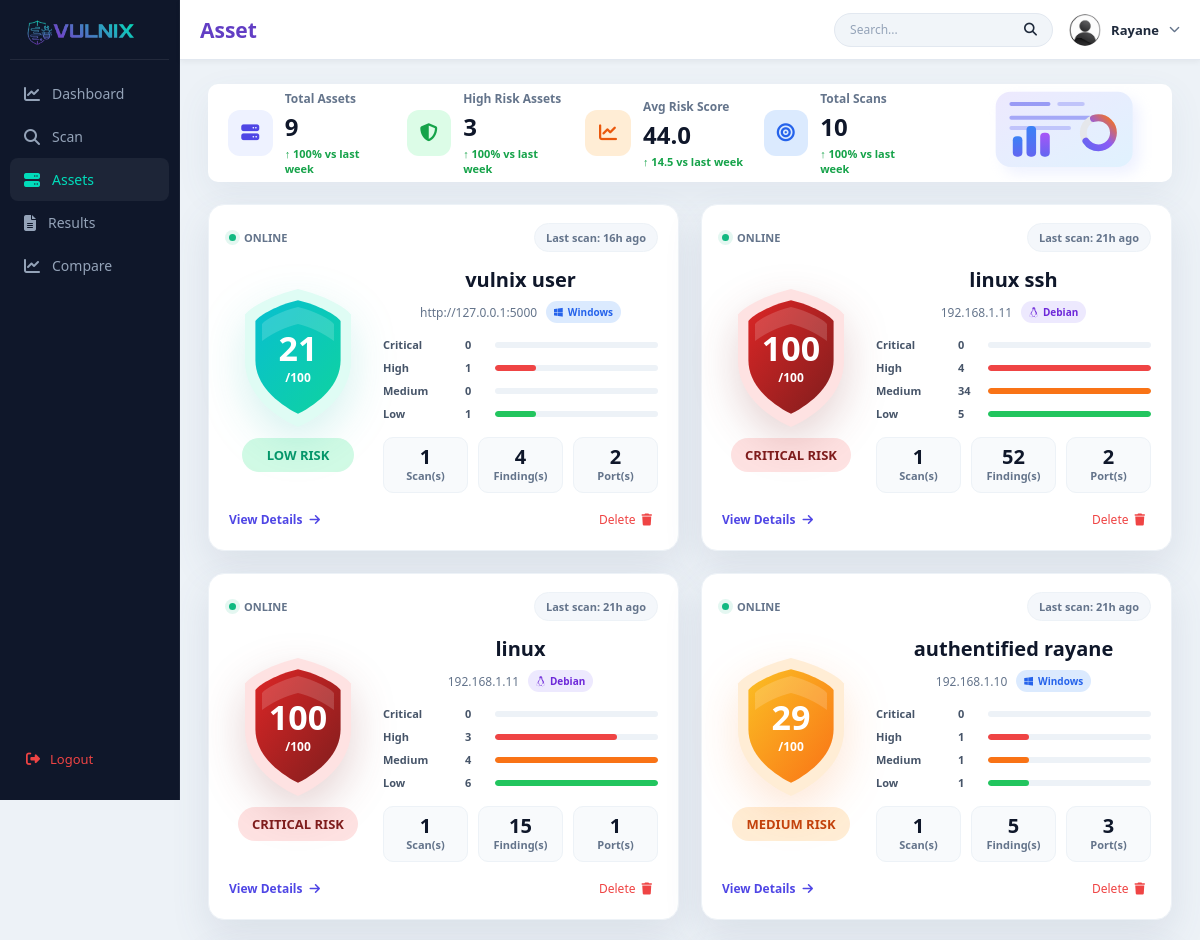
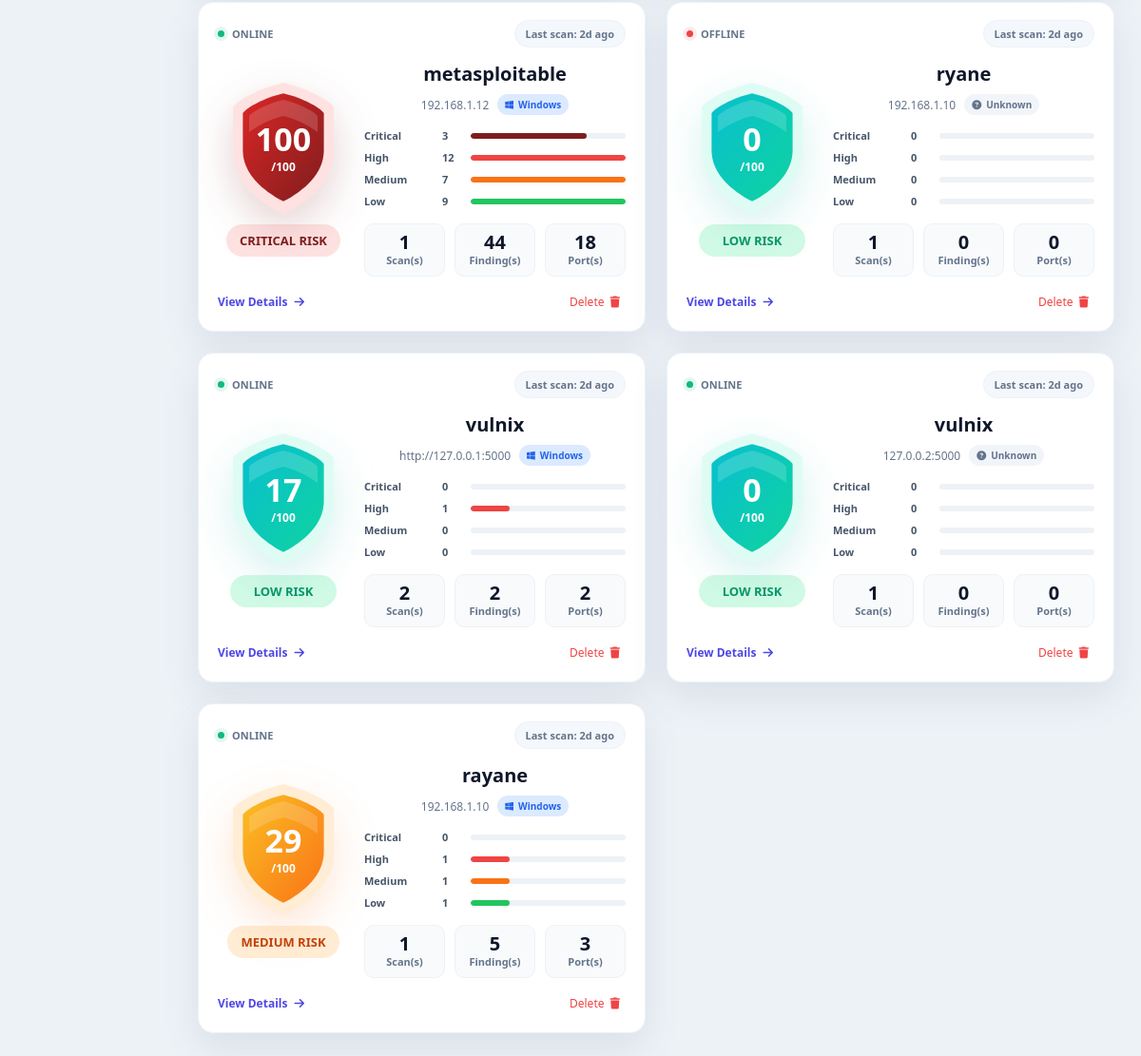
The app's page /asset (signed in) with its own data (2 pictures, top to bottom).
### tables this page shows
CREATE TABLE scans (
        id INTEGER PRIMARY KEY AUTOINCREMENT,
        user_email TEXT NOT NULL,
        target TEXT NOT NULL,
        scan_type TEXT NOT NULL,
        scan_mode TEXT,
        status TEXT NOT NULL DEFAULT 'scanning',
        result_json TEXT,
        error_message TEXT,
        created_at TEXT NOT NULL,
        completed_at TEXT
    , machine_name TEXT);

### main.py (the view)
@app.route("/asset")
def asset_page():
    if "user" not in session:
        return redirect(url_for("home"))
    ensure_scans_table()
    user_email = session["user"]["email"]
    scans = fetch_user_scans(user_email)
    assets = fetch_user_assets(user_email)
    asset_stats = build_asset_page_stats(assets)
    return render_template(
        "asset.html",
        user=session["user"],
        active="asset",
        assets=assets,
        asset_stats=asset_stats,
        scans=scans,
    )

### main.py (called while the page is built)
def get_db_connection():
    conn = sqlite3.connect(DB_PATH)
    conn.row_factory = sqlite3.Row
    return conn

def ensure_scans_table():
    conn = get_db_connection()
    cursor = conn.cursor()
    cursor.execute(
        """
        CREATE TABLE IF NOT EXISTS scans (
            id INTEGER PRIMARY KEY AUTOINCREMENT,
            user_email TEXT NOT NULL,
            machine_name TEXT,
            target TEXT NOT NULL,
            scan_type TEXT NOT NULL,
            scan_mode TEXT,
            status TEXT NOT NULL DEFAULT 'scanning',
            result_json TEXT,
            error_message TEXT,
            created_at TEXT NOT NULL,
            completed_at TEXT
        )
        """
    )
    columns = {
        row[1]
        for row in cursor.execute("PRAGMA table_info(scans)").fetchall()
    }
    if "machine_name" not in columns:
        cursor.execute("ALTER TABLE scans ADD COLUMN machine_name TEXT")
    conn.commit()
    conn.close()

def fetch_user_scans(user_email):
    conn = get_db_connection()
    rows = conn.execute(
        """
        SELECT id, machine_name, target, scan_type, scan_mode, status, created_at, completed_at
        FROM scans
        WHERE user_email = ?
        ORDER BY created_at DESC, id DESC
        """,
        (user_email,),
    ).fetchall()
    conn.close()
    scans = [dict(row) for row in rows]
    for display_no, scan in enumerate(scans, start=1):
        scan["display_no"] = display_no
        scan["asset_label"] = scan.get("machine_name") or scan.get("target")
    return scans

def fetch_scan(scan_id, user_email):
    conn = get_db_connection()
    row = conn.execute(
        "SELECT * FROM scans WHERE id = ? AND user_email = ?",
        (scan_id, user_email),
    ).fetchone()
    conn.close()
    if not row:
        return None
    scan = dict(row)
    display_no = 1
    for index, listed_scan in enumerate(fetch_user_scans(user_email), start=1):
        if listed_scan["id"] == scan["id"]:
            display_no = index
            break
    scan["display_no"] = display_no
    scan["asset_label"] = scan.get("machine_name") or scan.get("target")
    return scan

def load_scan_result(scan):
    if not scan or not scan.get("result_json"):
        return None, None
    try:
        return json.loads(scan["result_json"]), None
    except (TypeError, json.JSONDecodeError) as exc:
        return None, f"Saved scan result could not be read: {exc}"

### templates/asset.html (shortened to what this page needs)
{% extends "base.html" %}
{% block extra_css %}
<link rel="stylesheet" href="{{ url_for('static', filename='css/asset.css') }}">
{% endblock %}
{% block content %}
<div class="assets-page">
    <section class="stats-row">
        <div class="stat-card">
            <div class="stat-icon purple">
                <i class="fas fa-server"></i>
            </div>
            <div>
                <p>Total Assets</p>
                <h2>{{ asset_stats.total_assets }}</h2>
                <span class="stat-change">&uarr; 100% vs last week</span>
            </div>
        </div>
        <div class="stat-card">
            <div class="stat-icon green">
                <i class="fas fa-shield-alt"></i>
            </div>
            <div>
                <p>High Risk Assets</p>
                <h2>{{ asset_stats.high_risk_assets }}</h2>
                <span class="stat-change">&uarr; 100% vs last week</span>
            </div>
        </div>
        <div class="stat-card">
            <div class="stat-icon orange">
                <i class="fas fa-chart-line"></i>
            </div>
            <div>
                <p>Avg Risk Score</p>
                <h2>{{ asset_stats.average_risk_score }}</h2>
                <span class="stat-change">&uarr; 14.5 vs last week</span>
            </div>
        </div>
        <div class="stat-card">
            <div class="stat-icon blue">
                <i class="fas fa-bullseye"></i>
            </div>
            <div>
                <p>Total Scans</p>
                <h2>{{ asset_stats.total_scans }}</h2>
                <span class="stat-change">&uarr; 100% vs last week</span>
            </div>
        </div>
        <div class="stat-visual">
        </div>
    </section>
    <section class="asset-grid" id="assetGrid">
        {% if assets %}
            {% for asset in assets %}
                <article class="asset-card">
                    <div class="asset-card-head">
                        <span class="asset-status {{ 'online' if asset.is_online else 'offline' }}">
                            <i></i>
                            {{ "ONLINE" if asset.is_online else "OFFLINE" }}
                        </span>
                        <span class="last-scan">Last scan: {{ asset.last_scan_human }}</span>
                    </div>
                    <div class="asset-card-body">
                        <div class="score-block">
                            <div class="score-wrapper {{ asset.risk_class }}">
                                <svg class="score-shield-svg" viewBox="0 0 130 150" aria-hidden="true">
                                    <defs>
                                        <linearGradient id="assetShieldGrad{{ loop.index }}" x1="0" y1="0" x2="1" y2="1">
                                            <stop offset="0%" stop-color="var(--shield-start)"/>
                                            <stop offset="100%" stop-color="var(--shield-end)"/>
                                        </linearGradient>
                                    </defs>
                                    <path class="shield-aura" d="M65 2 C90 8 114 20 121 29 V78 C121 111 94 135 65 148 C36 135 9 111 9 78 V29 C16 20 40 8 65 2Z"/>
                                    <path class="shield-body" fill="url(#assetShieldGrad{{ loop.index }})" d="M65 14 C86 19 105 29 110 36 V77 C110 103 88 122 65 134 C42 122 20 103 20 77 V36 C25 29 44 19 65 14Z"/>
                                    <path class="shield-shine" d="M65 21 C84 26 98 33 103 39 V57 C91 48 78 42 65 39 C52 42 39 48 27 57 V39 C32 33 46 26 65 21Z"/>
                                </svg>
                                <div class="score-value">
                                    <strong>{{ asset.risk_score }}</strong>
                                    <span>/100</span>
                                </div>
                            </div>
                            <span class="risk-pill {{ asset.risk_class }}">
                                {{ asset.risk_label }}
                            </span>
                        </div>
                        <div class="asset-main">
                            <h2>{{ asset.name }}</h2>
                            <div class="asset-sub">
                                <span>{{ asset.target }}</span>
                                <span class="os-badge {{ asset.os_class }}">
                                    <i class="{{ asset.os_icon }}"></i>
                                    {{ asset.os_label }}
                                </span>
                            </div>
                            <div class="severity-bars">
                                {% for row in asset.severity_rows %}
                                    <div class="severity-row">
                                        <span>{{ row.label }}</span>
                                        <b>{{ row.count }}</b>
                                        <i class="{{ row.slug }}" style="--w: {{ row.width }}%;"></i>
                                    </div>
                                {% endfor %}
                            </div>
                            <div class="asset-meta">
                                <span><b>{{ asset.scan_count }}</b> Scan(s)</span>
                                <span><b>{{ asset.findings }}</b> Finding(s)</span>
                                <span><b>{{ asset.open_ports }}</b> Port(s)</span>
                            </div>
                        </div>
                    </div>
                    <div class="asset-footer">
                        <a class="details-link" href="{{ url_for('result', scan_id=asset.latest_scan_id) }}">
                            View Details <i class="fas fa-arrow-right"></i>
                        </a>
<form method="POST"
      action="{{ url_for('delete_scan', scan_id=asset.latest_scan_id) }}" class="delete-form">
    <button class="delete-btn" type="submit">
        <span>Delete</span>
        <i class="fas fa-trash"></i>
    </button>
</form>
                    </div>
                </article>
            {% endfor %}
        {% endif %}
    </section>
</div>
{% endblock %}

### templates/base.html (shortened to what this page needs)
<!DOCTYPE html>
<html lang="en">
<head>
    <link rel="stylesheet" href="{{ url_for('static', filename='css/base.css') }}">
    {% block extra_css %}{% endblock %}
    <link href="https://cdnjs.cloudflare.com/ajax/libs/font-awesome/6.5.0/css/all.min.css" rel="stylesheet">
</head>
<body>
<div class="sidebar">
    <div class="sidebar-logo">
        <img src="{{ url_for('static', filename='images/logo.png') }}">
    </div>
    <a href="/dashboard" class="side-item {% if active=='dashboard' %}active{% endif %}">
        <i class="fas fa-chart-line"></i>
        <span>Dashboard</span>
    </a>
    <a href="/scan" class="side-item {% if active=='scan' %}active{% endif %}">
        <i class="fas fa-search"></i>
        <span>Scan</span>
    </a>
    <a href="/asset" class="side-item {% if active=='asset' %}active{% endif %}">
        <i class="fas fa-server"></i>
        <span>Assets</span>
    </a>
    <a href="/result" class="side-item {% if active=='result' %}active{% endif %}">
        <i class="fas fa-file-alt"></i>
        <span>Results</span>
    </a>
    <a href="/compare" class="side-item {% if active=='compare' %}active{% endif %}">
        <i class="fas fa-chart-line"></i>
        <span>Compare</span>
    </a>
    <a href="{{ url_for('logout') }}" class="sidebar-logout">
        <i class="fas fa-sign-out-alt"></i>
        <span>Logout</span>
    </a>
</div>
<div class="topbar">
    <div class="left">
        <div class="page-indicator">
            <span><b>{{ active|capitalize }}</b></span>
        </div>
    </div>
    <div class="right">
        <div class="search-box">
            <input type="text" placeholder="Search...">
            <i class="fas fa-search"></i>
        </div>
        <div class="profile-container">
            <div class="profile-trigger" onclick="toggleProfile()">
                <img src="{{ url_for('static', filename='images/user.png') }}" class="profile-img">
                <span class="profile-name-top" id="topName">
                    {{ user.name.title() }}
                </span>
                <i class="fas fa-chevron-down profile-arrow"></i>
            </div>
        </div>
    </div>
</div>
<div class="main-content">
    {% block content %}{% endblock %}
</div>
</body>
</html>

### static/css/base.css (style rules this page uses)
* { margin: 0; padding: 0; box-sizing: border-box; font-family: "Segoe UI", sans-serif; }
body { background: #edf2f7; font-size: 13px; color: #1e293b; overflow-x: hidden; }
h1, h2, h3 { font-weight: 600; }
p, span { font-weight: 400; }
:root { --bg-main: #0F172A; --bg-soft: #111827; --card: #ffffff; --border: #e2e8f0; --text-main: #1e293b; --text-muted: #64748b; --primary: #7f30cb; --accent: #01dcba; --danger: #ef4444; }
.topbar { position: fixed; top: 0; left: 180px; width: calc(100% - 180px); height: 60px; background: #ffffff; border-bottom: 1px solid #e2e8f0; display: flex; align-items: center; justify-content: space-between; padding: 0 20px; z-index: 100; box-shadow: 0 2px 6px rgba(0, 0, 0, 0.05); }
.topbar .left, .topbar .right { display: flex; align-items: center; gap: 16px; }
.page-indicator { display: flex; align-items: center; gap: 8px; font-size: 21px; font-weight: 600; color: #623ec4; }
.search-box { display: flex; align-items: center; background: #f1f5f9; border: 1px solid #e2e8f0; border-radius: 30px; height: 34px; padding: 0 15px; }
.search-box input { border: none; background: transparent; outline: none; color: #1e293b; font-size: 12px; }
.search-box input::placeholder { color: #94a3b8; }
.profile-container { position: relative; }
.profile-trigger { display: flex; align-items: center; gap: 10px; cursor: pointer; }
.profile-img { width: 32px; height: 32px; border-radius: 50%; }
.profile-name-top { font-size: 13px; font-weight: 600; color: #1e293b; }
.profile-arrow { font-size: 11px; color: #64748b; }
.sidebar { position: fixed; top: 0; height: 100vh; width: 180px; background: #0f172a; left: 0; align-items: flex-start; padding: 20px 10px; background: #0F172A; border-right: 1px solid rgba(255,255,255,0.05); display: flex; flex-direction: column; align-items: center; padding-top: 10px; }
.side-item { display: flex; align-items: center; gap: 12px; width: 100%; padding: 12px 14px; color: #94a3b8; text-decoration: none; border-radius: 8px; transition: 0.2s; }
.sidebar-logo { width: 100%; padding-top: 6px; padding-bottom:4px ; border-bottom: 1px solid rgba(255,255,255,0.08); margin-bottom: 12px; }
.sidebar-logo img { width: 150px; }
.side-item i { font-size: 16px; }
.side-item.active i { color: #01dcba; }
.side-item span { font-size: 14px; font-weight: 500; }
.side-item.active { background: rgba(255,255,255,0.06); color: #01dcba; }
.sidebar { display: flex; flex-direction: column; align-items: stretch; }
.sidebar-logout { display: flex; align-items: center; gap: 10px; padding: 12px 16px; margin-top: auto; color: #ef4444; text-decoration: none; font-weight: 500; border-radius: 10px; transition: 0.2s; }
.sidebar-logout i { font-size: 14px; }
.main-content { margin-left: 180px; margin-top: 60px; padding: 24px 28px; }

### records on screen
scans: name "Rayane", is_online "ONLINE", last_scan_human "2d ago", risk_score "29", risk_label "MEDIUM RISK", name "rayane", target "192.168.1.10", os_label "Windows", label "Critical" "High" "Medium" "Low", count "0" "1" "1" "1", {{ row.width }} 25 (drawn), scan_count "1", findings "5", open_ports "3"
scans: is_online "ONLINE", last_scan_human "16h ago", risk_score "21", risk_label "LOW RISK", name "vulnix user", target "http://127.0.0.1:5000", os_label "Windows", label "Critical" "High" "Medium" "Low", count "0" "1" "0" "1", {{ row.width }} 25 (drawn), scan_count "1", findings "4", open_ports "2"
scans: is_online "ONLINE", last_scan_human "21h ago", risk_score "100", risk_label "CRITICAL RISK", name "linux ssh", target "192.168.1.11", os_label "Debian", label "Critical" "High" "Medium" "Low", count "0" "4" "34" "5", scan_count "1", findings "52", open_ports "2"
scans: is_online "ONLINE", last_scan_human "21h ago", risk_score "100", risk_label "CRITICAL RISK", name "linux", target "192.168.1.11", os_label "Debian", label "Critical" "High" "Medium" "Low", count "0" "3" "4" "6", {{ row.width }} 75 (drawn), scan_count "1", findings "15", open_ports "1"
scans: is_online "ONLINE", last_scan_human "21h ago", risk_score "29", risk_label "MEDIUM RISK", name "authentified rayane", target "192.168.1.10", os_label "Windows", label "Critical" "High" "Medium" "Low", count "0" "1" "1" "1", {{ row.width }} 25 (drawn), scan_count "1", findings "5", open_ports "3"
scans: is_online "ONLINE", last_scan_human "2d ago", risk_score "100", risk_label "CRITICAL RISK", name "metasploitable", target "192.168.1.12", os_label "Windows", label "Critical" "High" "Medium" "Low", count "3" "12" "7" "9", {{ row.width }} 75 (drawn), scan_count "1", findings "44", open_ports "18"
scans: is_online "OFFLINE", last_scan_human "2d ago", risk_score "0", risk_label "LOW RISK", name "ryane", target "192.168.1.10", os_label "Unknown", label "Critical" "High" "Medium" "Low", count "0" "0" "0" "0", scan_count "1", findings "0", open_ports "0"
scans: is_online "ONLINE", last_scan_human "2d ago", risk_score "17", risk_label "LOW RISK", name "vulnix", target "http://127.0.0.1:5000", os_label "Windows", label "Critical" "High" "Medium" "Low", count "0" "1" "0" "0", {{ row.width }} 25 (drawn), scan_count "2", findings "2", open_ports "2"
scans: is_online "ONLINE", last_scan_human "2d ago", risk_score "0", risk_label "LOW RISK", name "vulnix", target "127.0.0.2:5000", os_label "Unknown", label "Critical" "High" "Medium" "Low", count "0" "0" "0" "0", scan_count "1", findings "0", open_ports "0"

### other values on screen
{{ active|capitalize }} "Asset"
{{ asset_stats.total_assets }} "9"
{{ asset_stats.high_risk_assets }} "3"
{{ asset_stats.average_risk_score }} "44.0"
{{ asset_stats.total_scans }} "10"
